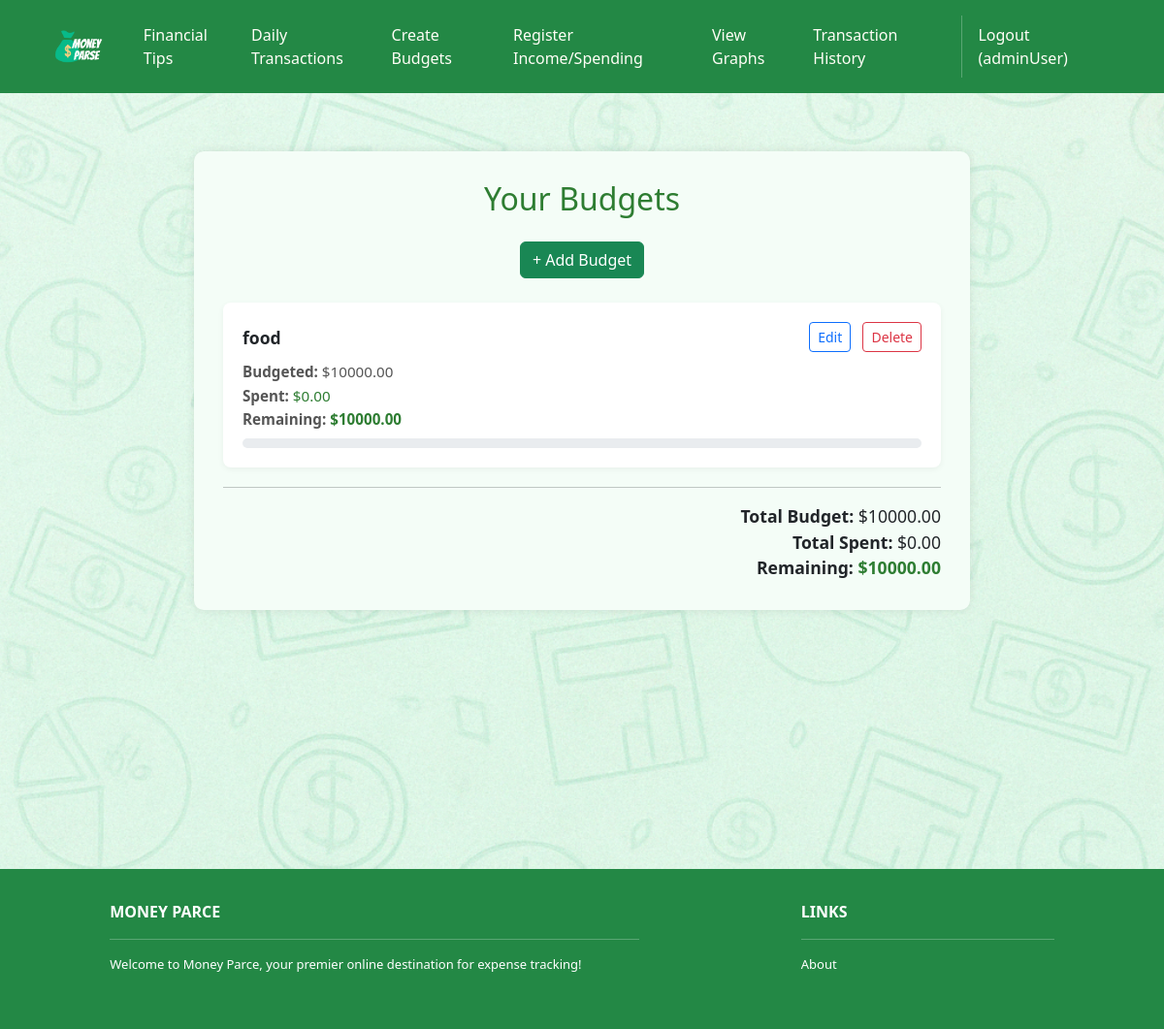
Page /budgets/ (signed in) on the committed database.
### budgets/models.py (models this page shows, shortened)
class Budget(models.Model):
    user = models.ForeignKey(User, on_delete=models.CASCADE)
    category = models.CharField(max_length=100)
    amount = models.DecimalField(max_digits=10, decimal_places=2)

### budgets/views.py (the view)
# urls.py: path('', BudgetListView.as_view(), name='budget-list'),
class BudgetListView(LoginRequiredMixin, ListView):
    model = Budget
    template_name = 'budgets/budget_list.html'
    def get_queryset(self):
        return Budget.objects.filter(user=self.request.user)
    def get_context_data(self, **kwargs):
        context = super().get_context_data(**kwargs)
        budgets = context['object_list']
        budget_spending = {}
        budget_remaining = {}
        budget_percentage = {}
        total_budget = 0
        total_spent = 0
        for budget in budgets:
            spent = Transaction.objects.filter(
                user=self.request.user,
                category__iexact=budget.category
            ).aggregate(Sum('amount'))['amount__sum'] or 0
            remaining = budget.amount - spent
            percent = (spent / budget.amount * 100) if budget.amount > 0 else 0
            budget_spending[budget.id] = spent
            budget_remaining[budget.id] = remaining
            budget_percentage[budget.id] = min(percent, 100)
            total_budget += budget.amount
            total_spent += spent
        context['budget_spending'] = budget_spending
        context['budget_remaining'] = budget_remaining
        context['budget_percentage'] = budget_percentage
        context['total_budget'] = total_budget
        context['total_spent'] = total_spent
        context['total_remaining'] = total_budget - total_spent
        return context

### budgets/templatetags/budget_extras.py (called while the page is built)
@register.filter
def dict_get(d, key):
    return d.get(key, 0)

### budgets/templates/budgets/budget_list.html (shortened to what this page needs)
{% extends 'base.html' %}
{% load budget_extras %}
{% load static %}
{% block content %}
<div style="
  background-image: url('{% static 'img/transaction_bkgd.png' %}');
  background-size: cover;
  background-repeat: repeat;
  background-position: center;
  padding: 60px 20px;
  min-height: 100vh;
">
  <div style="max-width: 800px; margin: 0 auto; padding: 30px; border-radius: 10px; background-color: #f4fdf7; box-shadow: 0 0 10px rgba(0,0,0,0.1);">
    <h2 style="text-align: center; margin-bottom: 25px; color: #2e7d32;">Your Budgets</h2>
    <div style="text-align: center; margin-bottom: 25px;">
      <a href="{% url 'budget-create' %}" class="btn btn-success">+ Add Budget</a>
    </div>
    {% for budget in object_list %}
      {% with spent=budget_spending|dict_get:budget.id %}
        <div style="background-color: white; border-radius: 8px; padding: 20px; margin-bottom: 20px; box-shadow: 0 2px 6px rgba(0,0,0,0.05);">
          <div style="display: flex; justify-content: space-between; align-items: center; margin-bottom: 8px;">
            <strong style="font-size: 1.1rem;">{{ budget.category }}</strong>
            <div>
              <a href="{% url 'budget-edit' budget.pk %}" class="btn btn-sm btn-outline-primary me-2">Edit</a>
              <a href="{% url 'budget-delete' budget.pk %}" class="btn btn-sm btn-outline-danger">Delete</a>
            </div>
          </div>
          <div style="font-size: 0.95rem; color: #555; line-height: 1.6;">
            <div><strong>Budgeted:</strong> ${{ budget.amount|floatformat:2 }}</div>
            <div>
              <strong>Spent:</strong>
              <span style="color: {% if spent > budget.amount %}#c62828{% else %}#2e7d32{% endif %};">
                ${{ spent|floatformat:2 }}
              </span>
            </div>
            <div>
              <strong>Remaining:</strong>
              <span style="font-weight: bold; color: {% if spent > budget.amount %}#c62828{% else %}#2e7d32{% endif %};">
                ${{ budget_remaining|dict_get:budget.id|floatformat:2 }}
              </span>
            </div>
          </div>
          <div class="progress mt-2" style="height: 10px; margin-top: 10px;">
          </div>
        </div>
      {% endwith %}
    {% empty %}
      <p style="text-align: center; color: #666;">No budgets added yet.</p>
    {% endfor %}
    <hr>
    <div style="text-align: right; font-size: 1.1rem;">
      <div><strong>Total Budget:</strong> ${{ total_budget|floatformat:2 }}</div>
      <div><strong>Total Spent:</strong> ${{ total_spent|floatformat:2 }}</div>
      <div>
        <strong>Remaining:</strong>
        <span style="color: {% if total_spent > total_budget %}#c62828{% else %}#2e7d32{% endif %}; font-weight: bold;">
          ${{ total_remaining|floatformat:2 }}
        </span>
      </div>
    </div>
  </div>
</div>
{% endblock %}

### moneyParce/templates/base.html (shortened to what this page needs)
<!DOCTYPE html>
<html>
  {% load static %}
  <head>
    <link href="https://cdn.jsdelivr.net/npm/bootstrap@5.3.2/dist/css/bootstrap.min.css" rel="stylesheet">
    <link rel="stylesheet" href="https://cdnjs.cloudflare.com/ajax/libs/font-awesome/6.1.1/css/all.min.css">
    <link rel="stylesheet" type="text/css" href="{% static 'css/style.css' %}">
  </head>
  <body class="d-flex flex-column min-vh-100">
    <nav class="p-3 navbar navbar-dark bg-dark navbar-expand-lg">
      <div class="container">
        <a class="navbar-brand" href="{% url 'home.index' %}">
          <img src="{% static 'img/logo.png' %}" alt="logo" height="40" />
        </a>
        <div class="collapse navbar-collapse" id="navbarNavAltMarkup">
          <div class="navbar-nav ms-auto navbar-ml">
              <a class="nav-link" href="{% url 'home.about' %}">Financial Tips</a>
              <a class="nav-link" href="{% url 'user_transactions:add_transaction' %}">Daily Transactions</a>
              <a class="nav-link" href="{% url 'budget-list' %}">Create Budgets</a>
              <a class="nav-link" href="{% url 'register_income_spending:register_income_spending' %}">Register Income/Spending</a>
              <a class="nav-link" href="{% url 'reports.spending_report' %}">View Graphs</a>
              <a class="nav-link" href="{% url 'user_transactions:transactions_list' %}">Transaction History</a>
            {% if user.is_authenticated %}
              <a class="nav-link" href="{% url 'accounts.logout' %}">Logout ({{ user.username }})</a>
            {% else %}
              <a class="nav-link" href="{% url 'accounts.login' %}">Login</a>
              <a class="nav-link" href="{% url 'accounts.signup' %}">Sign Up</a>
            {% endif %}
          </div>
        </div>
      </div>
    </nav>
    <main class="flex-fill">
      {% block content %}
      {% endblock content %}
    </main>
    <section class="p-3 ms-footer bg-dark text-white mt-auto">
      <div class="container">
        <div class="row mt-3">
          <div class="col-md-6 col-lg-6 col-xl-6 mx-auto mb-4">
            <b>MONEY PARCE</b>
            <hr class="bg-light" />
            <p>
              Welcome to Money Parce, your premier online destination for expense tracking!
            </p>
          </div>
          <div class="col-md-3 col-lg-3 col-xl-3 mx-auto mb-4">
            <b>LINKS</b>
            <hr class="bg-light" />
            <p><a class="nav-link text-white" href="{% url 'home.about' %}">About</a></p>
          </div>
        </div>
      </div>
    </section>
  </body>
</html>

### moneyParce/static/css/style.css (style rules this page uses)
.navbar a.nav-link { color: #FFFEF6 !important; }
.bg-dark { background-color: #238845 !important; }
.ms-footer { background-color: #41ab5d; }
.ms-footer p { color: #ffffff; font-size: 13px; }

### rows in the picture
Budget: category "food", amount "10000.00", spent "0.00", id "10000.00"

### other values in the picture
{{ user.username }} "adminUser"
{{ total_budget|floatformat:2 }} "10000.00"
{{ total_spent|floatformat:2 }} "0.00"
{{ total_remaining|floatformat:2 }} "10000.00"
